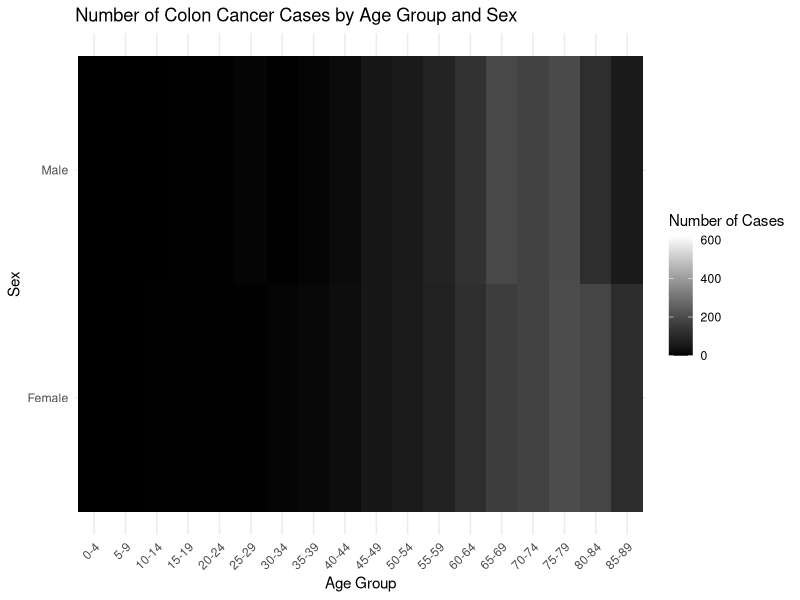
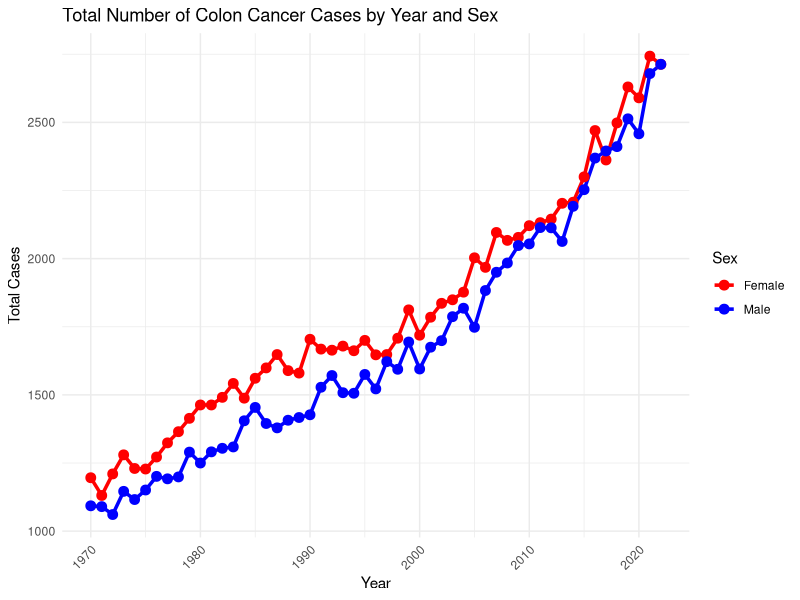

Here is the R script that generated these plots, in order: (Note: this script raises an error after producing the figures.)
## ---- chunk 1
# Install the required package
# install.packages("readr")
# Load the installed Package
library(readr)
library(ggplot2)
library(dplyr)
## ---- chunk 2
data_cases <- readr::read_tsv("cases.tsv")

# Define the correct order of the age groups
data_cases$agegroup <- factor(data_cases$agegroup, levels = c("0-4", "5-9", "10-14", "15-19", 
                                                              "20-24", "25-29", "30-34", "35-39", 
                                                              "40-44", "45-49", "50-54", "55-59", 
                                                              "60-64", "65-69", "70-74", "75-79", 
                                                              "80-84", "85-89"))
## ---- chunk 3
ggplot(data_cases, aes(x = agegroup, y = sex, fill = n)) +
  geom_tile() +  # Use a tile plot to visualize the count with color
  scale_fill_gradient(low = "black", high = "white") +  # Color scale
  labs(
    title = "Number of Colon Cancer Cases by Age Group and Sex",
    x = "Age Group",
    y = "Sex",
    fill = "Number of Cases"
  ) +
  theme_minimal() +
  theme(axis.text.x = element_text(angle = 45, hjust = 1))
## ---- chunk 4
# Summarize total cases by year and sex
cases_by_year_sex <- data_cases %>%
  group_by(year, sex) %>%
  summarize(total_cases = sum(n, na.rm = TRUE), .groups = "drop")

# Create the plot
ggplot(cases_by_year_sex, aes(x = year, y = total_cases, color = sex, group = sex)) +
  geom_line(size = 1.2) +  # Add a line for each sex
  geom_point(size = 3) +   # Add points for visibility
  scale_color_manual(values = c("Male" = "blue", "Female" = "red")) +
  labs(
    title = "Total Number of Colon Cancer Cases by Year and Sex",
    x = "Year",
    y = "Total Cases",
    color = "Sex"
  ) +
  theme_minimal() +
  theme(axis.text.x = element_text(angle = 45, hjust = 1))

## ---- chunk 5
data_population <- readr::read_tsv("population.tsv")
data_population$agegroup <- factor(data_population$agegroup, levels = c("0-4", "5-9", "10-14", "15-19", 
                                                              "20-24", "25-29", "30-34", "35-39", 
                                                              "40-44", "45-49", "50-54", "55-59", 
                                                              "60-64", "65-69", "70-74", "75-79", 
                                                              "80-84", "85-89"))
## ---- chunk 6
# Summarize total cases by year and sex
population_by_year_sex <- data_population %>%
  group_by(year, sex) %>%
  summarize(total_cases = sum(n, na.rm = TRUE), .groups = "drop")

# Heatmap of population size
ggplot(data_population, aes(x = agegroup, y = factor(year), fill = n_pop)) +
  geom_tile() +
  facet_wrap(~sex) +  # Separate plots for males and females
  scale_fill_gradient(low = "lightblue", high = "darkblue", name = "Population") +
  labs(
    title = "Population Size by Age Group and Year",
    x = "Age Group",
    y = "Year"
  ) +
  theme_minimal() +
  theme(
    axis.text.x = element_text(size = 6, angle = 45, hjust = 1),  # Smaller x-axis text
    axis.text.y = element_text(size = 4)                         # Smaller y-axis text
  )

## ---- chunk 7
# Merge the cases and population data
merged_data <- data_cases %>%
  inner_join(data_population, by = c("year", "agegroup", "sex"))

# Summarize the total cases and population size by year and sex
summary_data <- merged_data %>%
  group_by(year, sex) %>%
  summarize(
    total_cases = sum(n, na.rm = TRUE),
    total_population = sum(n_pop, na.rm = TRUE),
    .groups = "drop"
  )

## ---- chunk 8
# Calculate incidence rate for detailed data
merged_data <- merged_data %>%
  mutate(incidence_rate = n / n_pop * 100000)  # Rate per 100,000 people

# Calculate incidence rate for summarized data
summary_data <- summary_data %>%
  mutate(incidence_rate = total_cases / total_population * 100000)  # Rate per 100,000 people
## ---- chunk 9
# Plot incidence rate over time with smoother (separately for males and females)
ggplot(summary_data, aes(x = year, y = incidence_rate, color = sex)) +
  # geom_line(size = 1) +  # Line for each sex
  geom_point(size = 1) +  # Points for visibility
  geom_smooth(method = "loess", span = 0.2, se = FALSE, linetype = "solid") +  # Smoothing with LOESS
  scale_color_manual(values = c("Male" = "blue", "Female" = "red")) +
  labs(
    title = "Colon Cancer Incidence Rate Over Time by Sex",
    x = "Year",
    y = "Incidence Rate (per 100,000)",
    color = "Sex"
  ) +
  theme_minimal() +
  theme(axis.text.x = element_text(angle = 45, hjust = 1))
## ---- chunk 10
# Plot incidence rates over time by sex and age group with smoothed lines
ggplot(merged_data, aes(x = year, y = incidence_rate, color = agegroup, group = agegroup)) +
  # geom_line(size = .5) +  # Line for each age group
  geom_point(size = .8) +  # Points for visibility
  geom_smooth(method = "loess", span = 0.2, se = FALSE, linetype = "solid") +  # Smoothing with LOESS
  facet_wrap(~sex) +  # Separate plots for males and females
  scale_color_viridis_d(name = "Age Group") +  # Use viridis color scale for age groups
  labs(
    title = "Colon Cancer Incidence Rate by Sex and Age Group Over Time",
    x = "Year",
    y = "Incidence Rate (per 100,000)",
    color = "Age Group"
  ) +
  theme_minimal() +
  theme(axis.text.x = element_text(angle = 45, hjust = 1)) + # Adjust x-axis labels for readability
  theme(
    axis.text.x = element_text(angle = 45, hjust = 1),  # Adjust x-axis labels for readability
    # legend.position = "bottom",  # Move the legend to the bottom
    legend.key.size = unit(.2, "cm"),  # Reduce size of legend keys (symbols)
    legend.text = element_text(size = 10),  # Reduce size of legend text
    legend.title = element_text(size = 10)  # Adjust size of legend title
  ) 
